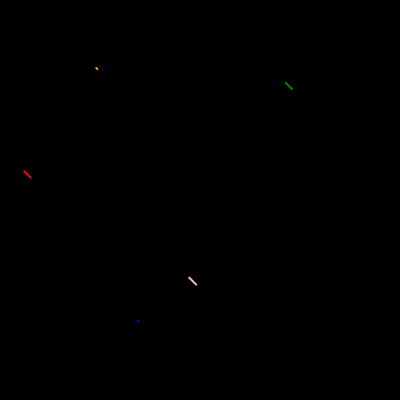
Frame 1 (no input)
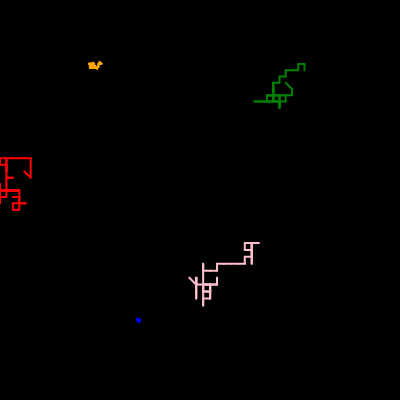
Frame 60 (no input)
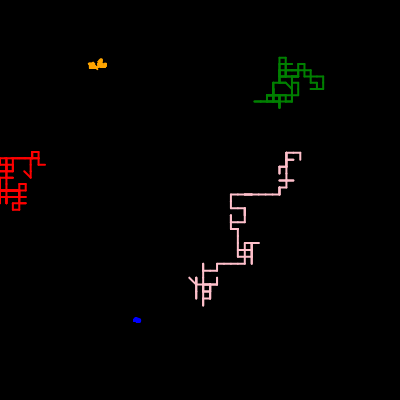
Frame 120 (the mouse pressed at the canvas centre since frame 60)

The p5.js sketch that drew these frames (run headless with seeded random() and noise() and a simulated clock; from frame 60 on, the mouse is pressed at the canvas centre):

// p5.js sketch
// ── sketch.js
let randomWalker = [];
let maxWalkers;
let colorPalette = ['green','blue','orange','pink','red']
function setup() {
  createCanvas(400, 400);
    background('black');
  
  maxWalkers = 5
  
  for (i = 0; i < maxWalkers; i++)
    {    randomWalker.push(new                       walker(random(0,width),random(0,height),random(-5,10),colorPalette[i]))
    }
  

  
}

function draw() {
  
  for(i = 0; i < maxWalkers; i++)
{
  randomWalker[i].display();
  randomWalker[i].walkingDirection();
  randomWalker[i].keepInCanvas();
}
  
  
}


// ── classX.js
class walker{
  
    constructor(x,y,distance,col)
    {
      this.x1 = x;
      this.y1 = y;
      this.myDistance = distance;
      
      this.x2 = this.x1 + this.myDistance;
      this.y2 = this.y1 + this.myDistance;
      
    
      this.myColor = color(col);
      
    }
    
    display()
    {
      stroke(this.myColor);
      strokeWeight(2);
      line(this.x1,this.y1,this.x2,this.y2);
      
      this.x1 = this.x2;
      this.y1 = this.y2;
    }
    
    walkingDirection()
    {
      let nextPos = floor(random(4));
      if (nextPos == 0)
        {
          this.x2 = this.x1 + this.myDistance;
        }
      else if (nextPos == 1)
        {
          this.x2 = this.x1 - this.myDistance;
        }
      else if (nextPos == 2)
        {
          this.y2 = this.y1 + this.myDistance;
        }
      else
        {
          this.y2 = this.y1 - this.myDistance;
        }
    }
    
    keepInCanvas()
    {
      if(this.x2 < 0)
        {
          this.x2 = 0;
        }
      else if(this.x2 > width)
        {
          this.x2 = width;
        }
      if(this.y2 < 0)
        {
          this.y2 = 0;
        }
      else if (this.y2 > height)
        {
          this.y2 = height;
        }
    }
    
    
    
    
  }
